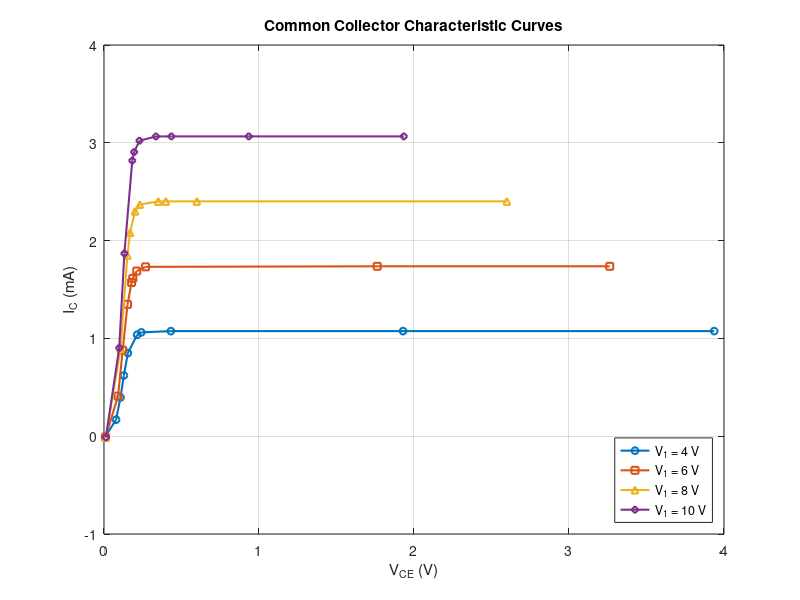

Reproduce this figure in MATLAB.
clc;
clear;
close all;

% V1 = 4 V
VCE4 = [0.0073599 0.0778308 0.1062680 0.1279331 0.1539531 ...
        0.2139410 0.2410873 0.4311629 1.9292254 3.936947];
IC4  = [-0.007359 0.169282 0.395721 0.621101 0.849843 ...
        1.0369467 1.0617948 1.0746281 1.0746357 1.0746359];

% V1 = 6 V
VCE6 = [0.0096130 0.0905744 0.1205910 0.1517810 0.1778330 ...
        0.1860300 0.2113360 0.2683260 1.7628400 3.2628400];
IC6  = [-0.0096130 0.4094280 0.8794090 1.3482200 1.5721500 ...
        1.6139300 1.6886600 1.7316700 1.7371600 1.7371600];

% V1 = 8 V
VCE8 = [0.0111156 0.1067880 0.1509420 0.1681090 0.2002450 ...
        0.2309130 0.3492820 0.3990110 0.5989620 2.5989600];
IC8  = [-0.0111156 0.8932120 1.8490600 2.0818900 2.2996900 ...
        2.3690900 2.4007000 2.4009900 2.4010400 2.4010400];

% V1 = 10 V
VCE10 = [0.0121750 0.0980658 0.1313790 0.1824420 0.1945240 ...
         0.2287460 0.3350700 0.4344180 0.9344020 1.9344000];
IC10  = [-0.0121750 0.9019340 1.8686200 2.8175500 2.9054600 ...
         3.0212500 3.0648600 3.0655800 3.0656000 3.0656000];

% Plot all characteristic curves
figure;
plot(VCE4, IC4, '-o', 'LineWidth', 1.5, 'MarkerSize', 5);
hold on;
plot(VCE6, IC6, '-s', 'LineWidth', 1.5, 'MarkerSize', 5);
plot(VCE8, IC8, '-^', 'LineWidth', 1.5, 'MarkerSize', 5);
plot(VCE10, IC10, '-d', 'LineWidth', 1.5, 'MarkerSize', 5);
hold off;

xlabel('V_{CE} (V)');
ylabel('I_C (mA)');
title('Common Collector Characteristic Curves');
legend('V_1 = 4 V', 'V_1 = 6 V', ...
       'V_1 = 8 V', 'V_1 = 10 V', ...
       'Location', 'southeast');
grid on;
